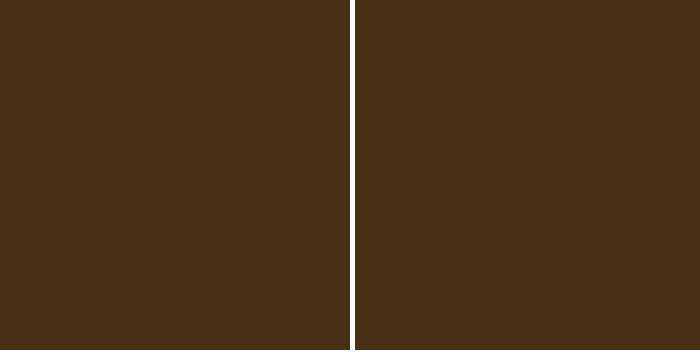
Frame 1 (no input)
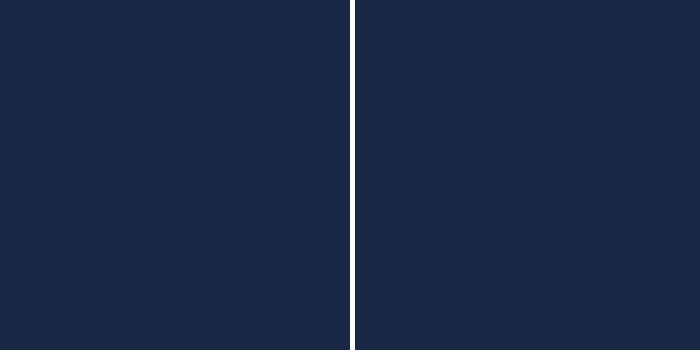
Frame 60 (no input)
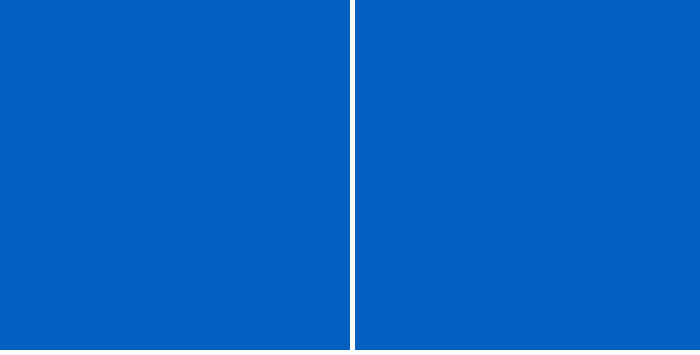
Frame 120 (the mouse pressed at the canvas centre since frame 60)

The p5.js sketch that drew these frames (run headless with seeded random() and noise() and a simulated clock; from frame 60 on, the mouse is pressed at the canvas centre):

// p5.js sketch
// ── sketch.js
var r,g,b;

function setup (){
    createCanvas
    (700,355);
    r= random(100);
    g= random(225);
    b= random(27);
}
function draw(){
    background("black");
    
if (frameCount%30===0){
    r= random(100);
    g= random(225);
    b= random(255);

}
    strokeWeight(10);
    stroke("white");
    line(width/2,0,width/2,height);
    line(0, 350, 700, 350);
fill(r,g,b);
    noStroke()
    rect(0,0,350,350);
    rect(355,0,600,350);
    

}
